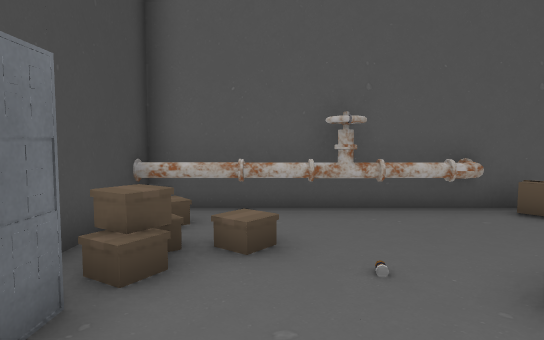
[1] (above)

22 first-person views from a walk through a Unity game level. The camera is 1.3 m above the floor, tilts 4° down and sees 75° across. The floor is counted in squares, 1 m on a side. Each view is taken from the middle of a square. On the plan, view 1 faces up. The plan holds only what a view shows up to about 15 squares ahead; the rest is blank. The place goes on beyond the plan. The player is left out. Door leaves are left out, so doorways stand open. Some surface patterns are stand-ins.

[2]
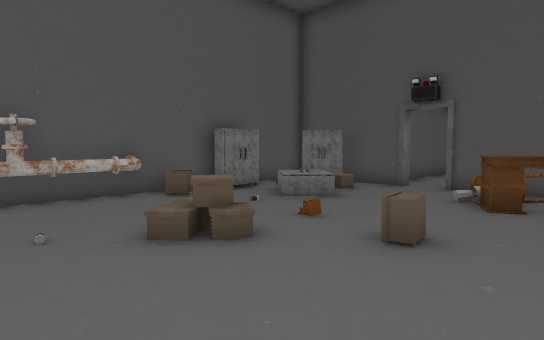

[3]
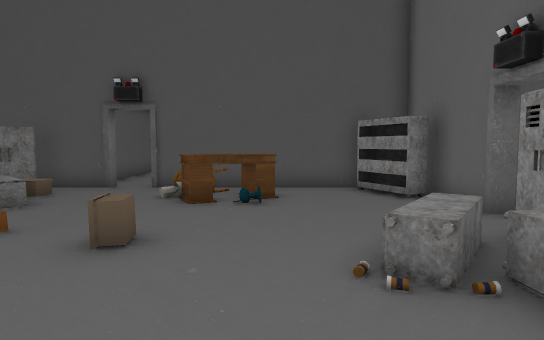

[4]
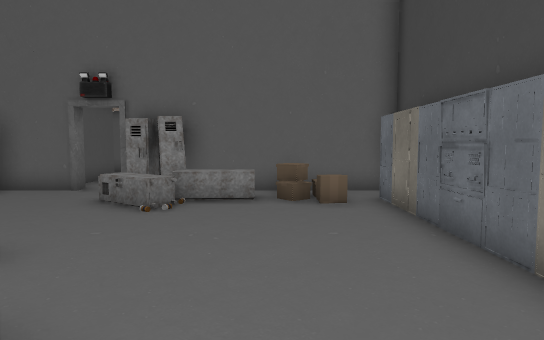

[5]
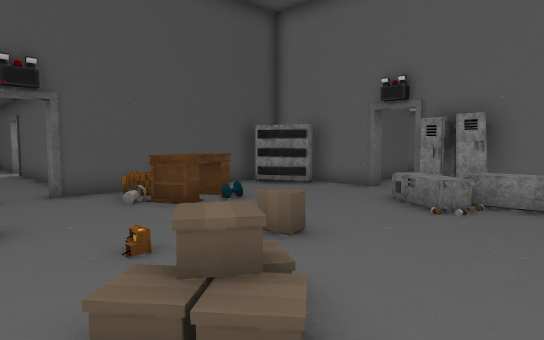

[6]
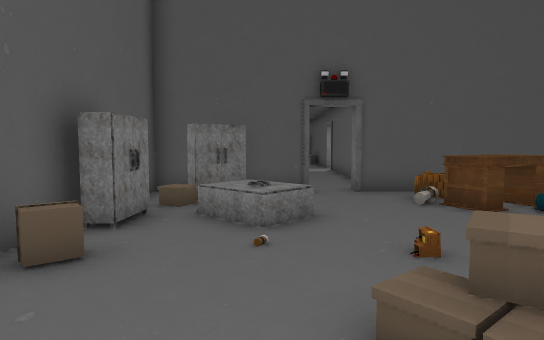

[7]
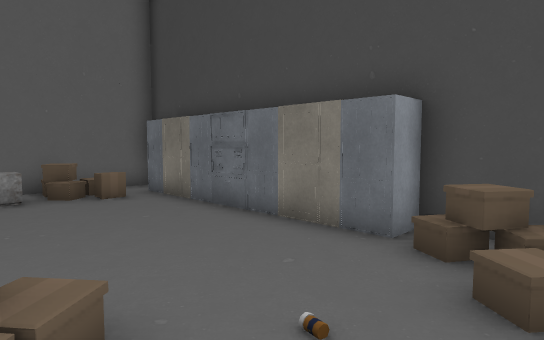

[8]
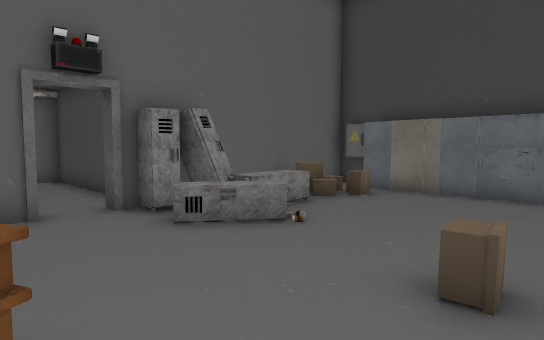

[9]
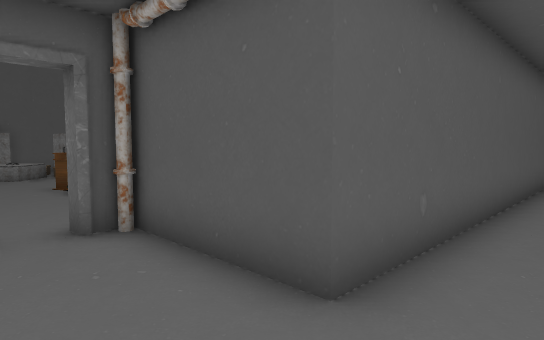

[10]
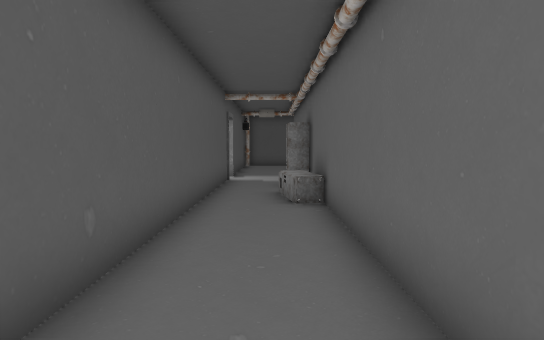

[11]
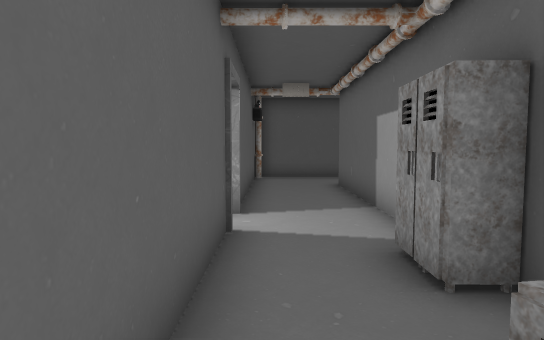

[12]
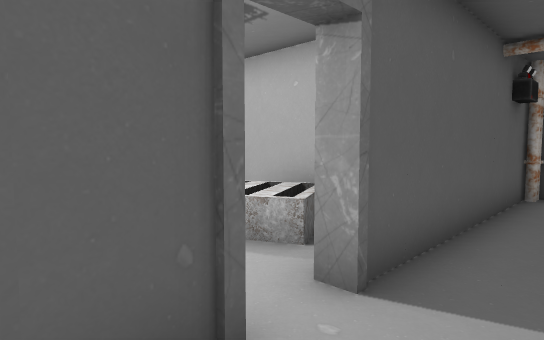

[13]
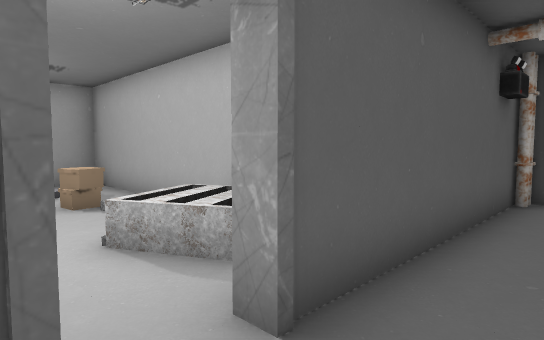

[14]
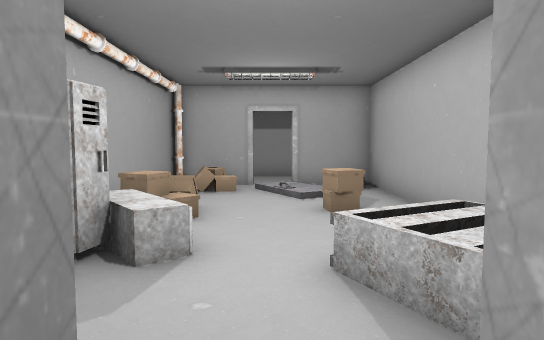

[15]
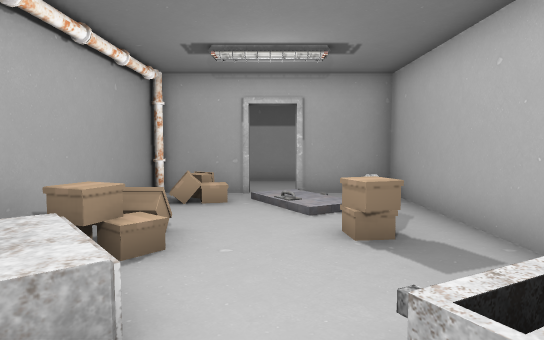

[16]
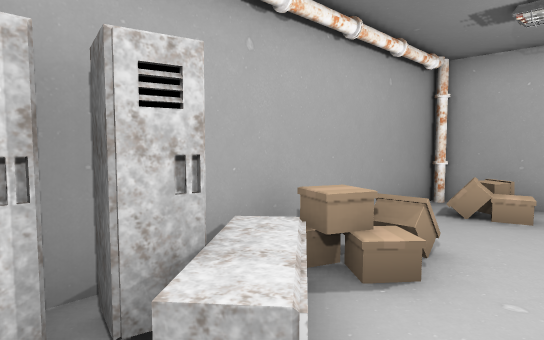

[17]
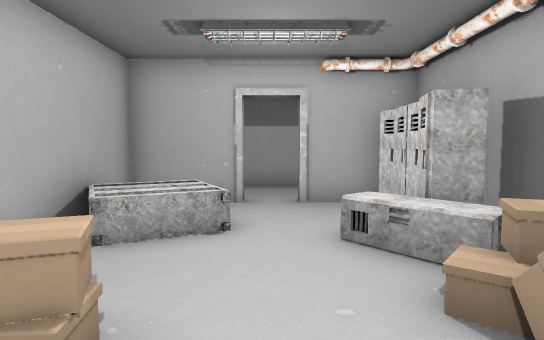

[18]
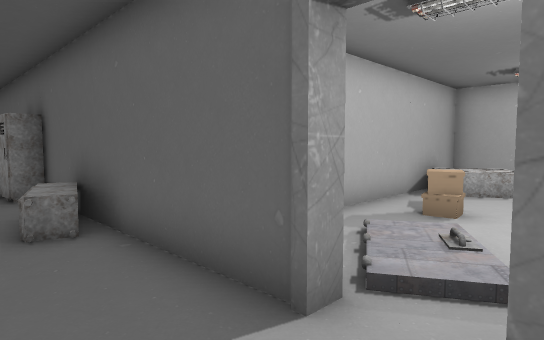

[19]
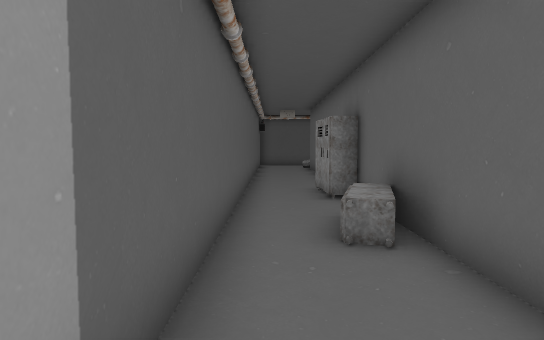

[20]
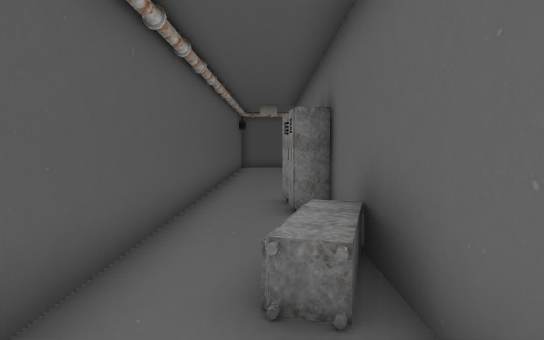

[21]
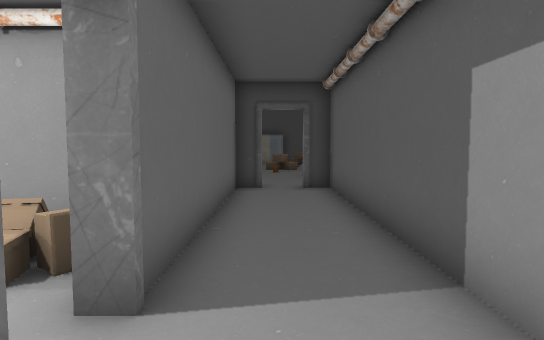

[22]
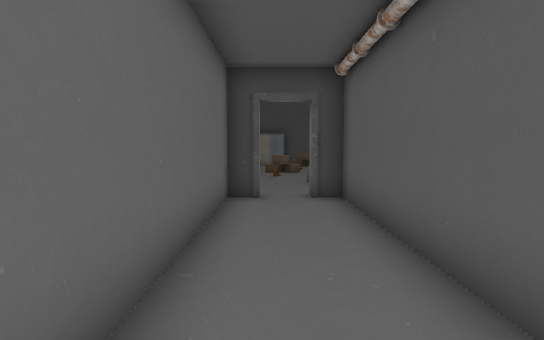

### Floor plan
Points are (right, up) in squares from view 1. A wall is a line through its corners. A room is listed if a view was taken in it or the views show most of it. See-through windows are left out.
Room 1 (views 1, 2, 3, 4, 5, 6, 7, 8)
walls: (2.5, 7.3) (1.4, 7.3); (6.5, 7.3) (4.4, 7.3); (10.9, 3) (10.9, 7.3) (8.6, 7.3); (6.6, -6.2) (9.5, -6.2); (-2.5, -5.1) (-2.5, -6.2) (3.5, -6.2); (-2.5, 7.4) (-2.5, 2.6); (10.9, -5.1) (10.9, 1.7)
ways out: open door at (6, -6) to room 2; open door at (11, 2.5) to room 4
objects: other object (-2, -5); other object (-2, -4) to (-2, -3); other object (-2, -2); other object (-2, -1); other object (-2, 0); other object (-2, 1) to (-2, 2); other object (-2, 3); other object (-2, 4); other object (-2, 7) to (-1, 7); other object (-1, -4) to (0, -4); other object (0, -5); other object (0, 7); other object (1, -5) to (3, -4); other object (1, 6); other object (1, 7); other object (3, -6) to (4, -5); other object (3, -4) to (5, -3); other object (3, 7); other object (4, -6) to (5, -5); other object (4, 0) to (5, 0); other object (4, 7); other object (5, 6); other object (7, 4) to (8, 5); other object (7, 6) to (8, 7); other object (8, -2) to (9, 0); other object (9, -5) to (10, -5); other object (9, 5) to (10, 6); other object (10, -1) to (10, 0)
Room 2 (views 9, 10, 11, 12, 13, 14)
walls: (19.4, -10.3) (7.4, -10.3) (7.4, -6.5) (6.6, -6.5) (6.6, -6.2); (19.1, -13.2) (25.6, -13.2); (7.5, -13.2) (16.4, -13.2); (28.5, -13.8) (28.5, -10.3) (20.7, -10.3); (4.5, -8.8) (4.5, -13.2) (5.2, -13.2)
ways out: open door at (6, -6) to room 1; open door at (20, -10) to room 3
objects: other object (7, -7); other object (15, -13) to (15, -12); other object (17, -13); other object (18, -13); other object (28, -11); other object (28, -10)
Room 3 (views 15, 16, 17)
walls: (19.4, 0.9) (19.4, 0.6) (16.8, 0.6) (16.8, -7.4); (20.7, -10) (23.2, -10) (23.2, 0.6) (20.7, 0.6) (20.7, 0.9); (17.5, -10) (19.4, -10)
ways out: open door at (20, -10) to room 2; opening at (20, 1) to room 4
objects: other object (17, -9) to (18, -9); other object (17, -8) to (18, -8); other object (18, -7); other object (18, -7) to (19, -6); other object (18, -5); other object (18, -4); other object (18, -1); other object (18, 0); other object (21, -9) to (22, -7); other object (21, -4) to (22, -4); other object (22, 0)
Room 4 (views 18, 19, 20, 21, 22)
walls: (20.7, 0.9) (28.5, 0.9); (36.4, 3.8) (11.2, 3.8) (11.2, 3); (11.2, 1.7) (11.2, 0.9) (19.4, 0.9)
ways out: open door at (11, 2.5) to room 1; opening at (20, 1) to room 3
objects: other object (25, 2) to (26, 2); other object (29, 1) to (29, 2); other object (30, 1) to (30, 2)

Positions as (right, up) in squares from view 1, and headings:
1: (0, 0), facing up
2: (0, -2), facing up-right
3: (0, -2), facing right
4: (1, 4), facing down
5: (1, 4), facing down-right
6: (1, 4), facing right
7: (3, 5), facing down-left
8: (8, 1), facing down-left
9: (5, -12), facing up-right
10: (6, -12), facing right
11: (14, -11), facing right
12: (18, -12), facing up-right
13: (19, -12), facing up-right
14: (20, -11), facing up
15: (20, -9), facing up
16: (20, -8), facing up-left
17: (20, -2), facing down
18: (19, 3), facing down-right
19: (20, 3), facing right
20: (22, 2), facing right
21: (22, 2), facing left
22: (20, 2), facing left
